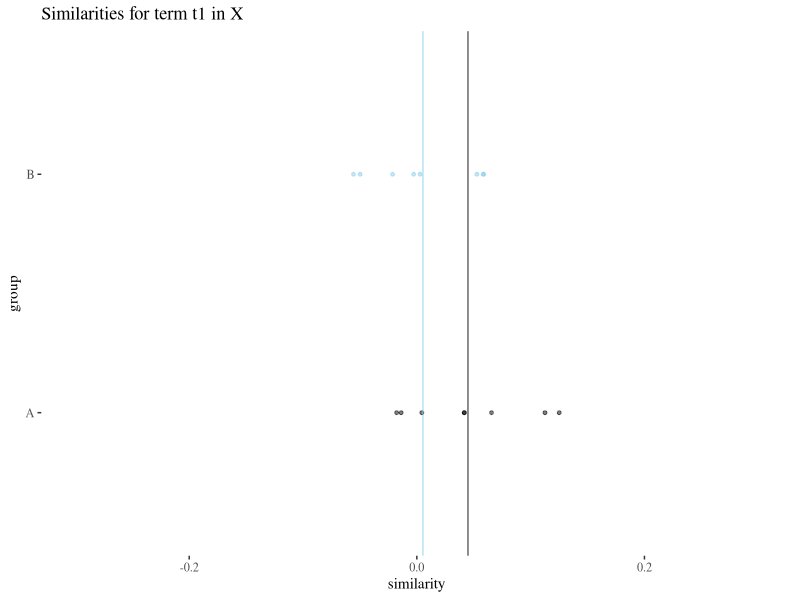
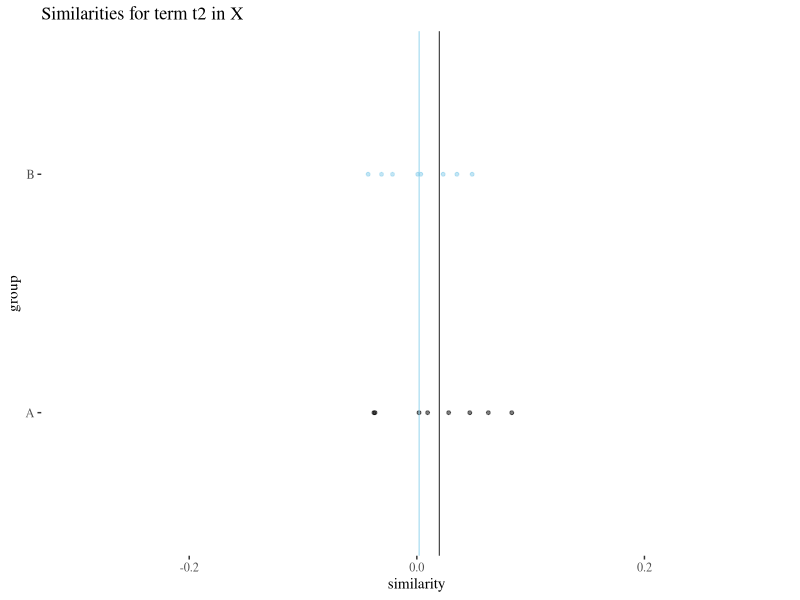
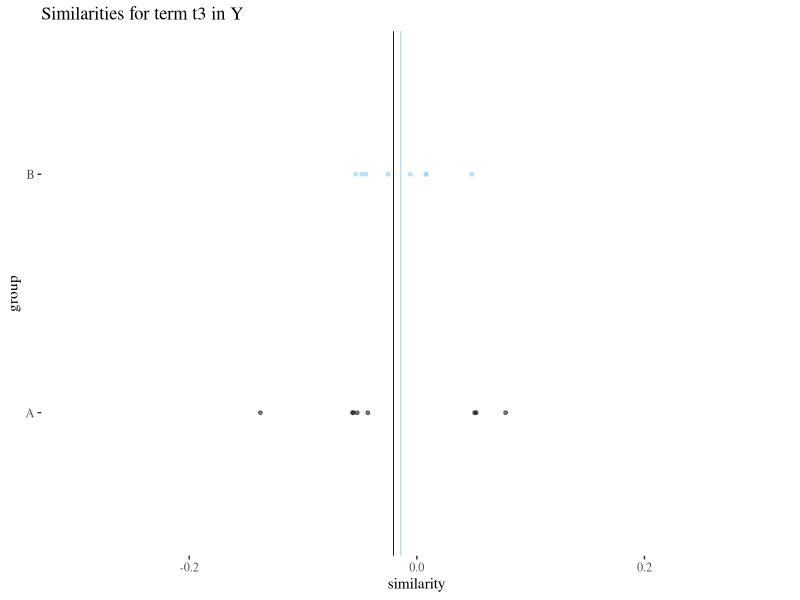
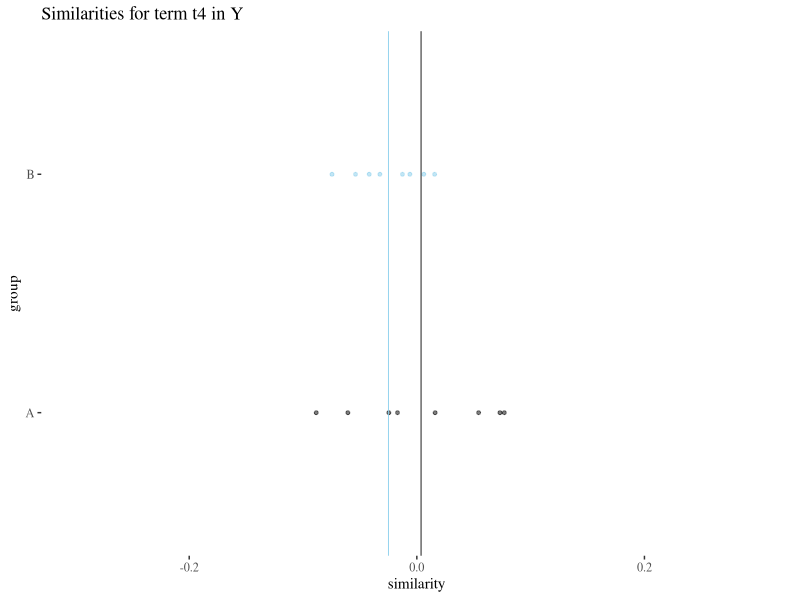
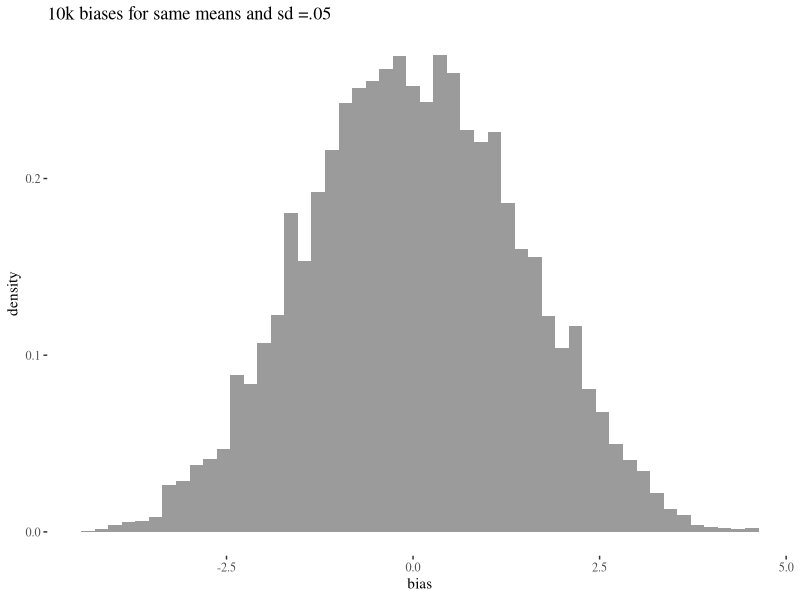
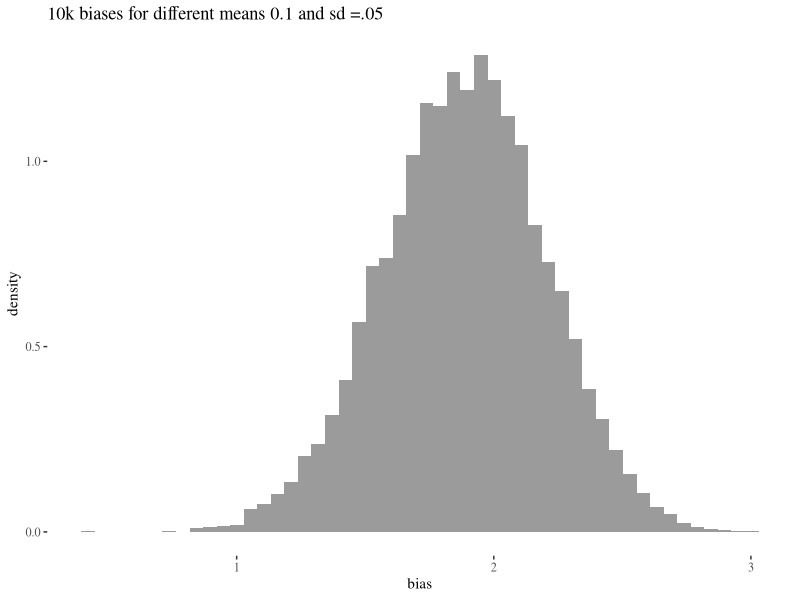

The R script that drew these images, in order: (Note: a time limit stopped this script after it produced the figures.)
# Simulation with more examples 

# Based on the WEAT 7 example:
# Math: math, algebra, geometry, calculus, equations, computation, numbers, addition.
# Arts: poetry, art, dance, literature, novel, symphony, drama, sculpture.
# Male terms: male, man, boy, brother, he, him, his, son.
# Female terms: female, woman, girl, sister, she, her, hers, daughter.

knitr::opts_knit$set(root.dir = '../')
library(ggplot2)
library(ggthemes)
library(gridExtra)
library(grid)

# BASIC SIMULATION -> samples=5, mean=0, st=0.05

# X = {t1,t2,t3,t4,t5,t6,t7,t8}, Y = {t9,t10,t11,t12,t13,t14,t15,t16}

set.seed(123456)
t1 <- data.frame(A  = rnorm(8,0,0.05), B = rnorm(8,0,0.05))
t2 <- data.frame(A  = rnorm(8,0,0.05), B = rnorm(8,0,0.05))
t3 <- data.frame(A  = rnorm(8,0,0.05), B = rnorm(8,0,0.05))
t4 <- data.frame(A  = rnorm(8,0,0.05), B = rnorm(8,0,0.05))
t5 <- data.frame(A  = rnorm(8,0,0.05), B = rnorm(8,0,0.05))
t6 <- data.frame(A  = rnorm(8,0,0.05), B = rnorm(8,0,0.05))
t7 <- data.frame(A  = rnorm(8,0,0.05), B = rnorm(8,0,0.05))
t8 <- data.frame(A  = rnorm(8,0,0.05), B = rnorm(8,0,0.05))
t9 <- data.frame(A  = rnorm(8,0,0.05), B = rnorm(8,0,0.05))
t10 <- data.frame(A  = rnorm(8,0,0.05), B = rnorm(8,0,0.05))
t11 <- data.frame(A  = rnorm(8,0,0.05), B = rnorm(8,0,0.05))
t12 <- data.frame(A  = rnorm(8,0,0.05), B = rnorm(8,0,0.05))
t13 <- data.frame(A  = rnorm(8,0,0.05), B = rnorm(8,0,0.05))
t14 <- data.frame(A  = rnorm(8,0,0.05), B = rnorm(8,0,0.05))
t15 <- data.frame(A  = rnorm(8,0,0.05), B = rnorm(8,0,0.05))
t16 <- data.frame(A  = rnorm(8,0,0.05), B = rnorm(8,0,0.05))

xlimits <- c(-.3,.3)

t1Plot <- ggplot(t1)+geom_point(aes(y = 0, x = A), size = 1, alpha = 0.5)+geom_point(aes(y = 0.1, x = B), col = "skyblue", size = 1, alpha = 0.5)+theme_tufte()+xlab("similarity")+scale_y_continuous(limits = c(-.05,.15),breaks = c(0,0.1), labels = c("A","B"))+ylab("group") + geom_vline(aes(xintercept = mean(A)), size = 0.3) + geom_vline(aes(xintercept = mean(B)), size = 0.3, col = "skyblue") +ggtitle("Similarities for term t1 in X")+xlim(xlimits)
t2Plot <- ggplot(t2)+geom_point(aes(y = 0, x = A), size = 1, alpha = 0.5)+geom_point(aes(y = 0.1, x = B), col = "skyblue", size = 1, alpha = 0.5)+theme_tufte()+xlab("similarity")+scale_y_continuous(limits = c(-.05,.15),breaks = c(0,0.1), labels = c("A","B"))+ylab("group") + geom_vline(aes(xintercept = mean(A)), size = 0.3) + geom_vline(aes(xintercept = mean(B)), size = 0.3, col = "skyblue") +ggtitle("Similarities for term t2 in X")+xlim(xlimits)
t3Plot <- ggplot(t3)+geom_point(aes(y = 0, x = A), size = 1, alpha = 0.5)+geom_point(aes(y = 0.1, x = B), col = "skyblue", size = 1, alpha = 0.5)+theme_tufte()+xlab("similarity")+scale_y_continuous(limits = c(-.05,.15),breaks = c(0,0.1), labels = c("A","B"))+ylab("group") + geom_vline(aes(xintercept = mean(A)), size = 0.3) + geom_vline(aes(xintercept = mean(B)), size = 0.3, col = "skyblue") +ggtitle("Similarities for term t3 in Y")+xlim(xlimits)
t4Plot <- ggplot(t4)+geom_point(aes(y = 0, x = A), size = 1, alpha = 0.5)+geom_point(aes(y = 0.1, x = B), col = "skyblue", size = 1, alpha = 0.5)+theme_tufte()+xlab("similarity")+scale_y_continuous(limits = c(-.05,.15),breaks = c(0,0.1), labels = c("A","B"))+ylab("group") + geom_vline(aes(xintercept = mean(A)), size = 0.3) + geom_vline(aes(xintercept = mean(B)), size = 0.3, col = "skyblue") +ggtitle("Similarities for term t4 in Y")+xlim(xlimits)
# grid.arrange(t1Plot,t2Plot, t3Plot, t4Plot, ncol=2)

t1Plot
t2Plot
t3Plot
t4Plot

# CALCULATE BIAS FROM SIMULATION

s <- function (table){ mean(table$A) - mean(table$B)}
whole <- rbind(t1,t2,t3,t4,t5,t6,t7,t8,t9,t10,t11,t12,t13,t14,t15,t16)
# st from all samples
rawsd <- sd(c(whole$A,whole$B))
# st from the means 
factor <- sd(c(s(t1),s(t2),s(t3),s(t4),s(t5),s(t6),s(t7),s(t8),s(t9),s(t10),s(t11),s(t12),s(t13),s(t14),s(t15),s(t16)))
rawsd/factor
numerator <-  mean(s(t1),s(t2),s(t3),s(t4),s(t5),s(t6),s(t7),s(t8)) - mean(s(t9),s(t10),s(t11),s(t12),s(t13),s(t14),s(t15),s(t16))
print(list(factor = factor,numerator = numerator, bias = numerator / factor))


# SIMULATION FOR SAME MEANS AND SMALL STD
biasesD1 <- numeric(10000)

for(i in 1:10000){
  t1 <- data.frame(A  = rnorm(8,0,0.05), B = rnorm(8,0,0.05))
  t2 <- data.frame(A  = rnorm(8,0,0.05), B = rnorm(8,0,0.05))
  t3 <- data.frame(A  = rnorm(8,0,0.05), B = rnorm(8,0,0.05))
  t4 <- data.frame(A  = rnorm(8,0,0.05), B = rnorm(8,0,0.05))
  t5 <- data.frame(A  = rnorm(8,0,0.05), B = rnorm(8,0,0.05))
  t6 <- data.frame(A  = rnorm(8,0,0.05), B = rnorm(8,0,0.05))
  t7 <- data.frame(A  = rnorm(8,0,0.05), B = rnorm(8,0,0.05))
  t8 <- data.frame(A  = rnorm(8,0,0.05), B = rnorm(8,0,0.05))
  t9 <- data.frame(A  = rnorm(8,0,0.05), B = rnorm(8,0,0.05))
  t10 <- data.frame(A  = rnorm(8,0,0.05), B = rnorm(8,0,0.05))
  t11 <- data.frame(A  = rnorm(8,0,0.05), B = rnorm(8,0,0.05))
  t12 <- data.frame(A  = rnorm(8,0,0.05), B = rnorm(8,0,0.05))
  t13 <- data.frame(A  = rnorm(8,0,0.05), B = rnorm(8,0,0.05))
  t14 <- data.frame(A  = rnorm(8,0,0.05), B = rnorm(8,0,0.05))
  t15 <- data.frame(A  = rnorm(8,0,0.05), B = rnorm(8,0,0.05))
  t16 <- data.frame(A  = rnorm(8,0,0.05), B = rnorm(8,0,0.05))
  
  factorD1 <- sd(c(s(t1),s(t2),s(t3),s(t4),s(t5),s(t6),s(t7),s(t8),s(t9),s(t10),s(t11),s(t12),s(t13),s(t14),s(t15),s(t16)))
  numeratorD1 <-  mean(s(t1),s(t2),s(t3),s(t4),s(t5),s(t6),s(t7),s(t8)) - mean(s(t9),s(t10),s(t11),s(t12),s(t13),s(t14),s(t15),s(t16))
  biasesD1[i] <- numeratorD1/factorD1
}

ggplot()+geom_histogram(aes(x=biasesD1, y = ..density..), alpha = 0.6, bins=50)+
  theme_tufte()+labs(title="10k biases for same means and sd =.05")+ xlab("bias")



# SIMULATION FOR DIFFERENT MEANS (0.1) AND SMALL STD DEVIATION 
biasesD1 <- numeric(10000)

for(i in 1:10000){
  t1 <- data.frame(A  = rnorm(8,.1,0.05), B = rnorm(8,0,0.05))
  t2 <- data.frame(A  = rnorm(8,.1,0.05), B = rnorm(8,0,0.05))
  t3 <- data.frame(A  = rnorm(8,.1,0.05), B = rnorm(8,0,0.05))
  t4 <- data.frame(A  = rnorm(8,.1,0.05), B = rnorm(8,0,0.05))
  t5 <- data.frame(A  = rnorm(8,.1,0.05), B = rnorm(8,0,0.05))
  t6 <- data.frame(A  = rnorm(8,.1,0.05), B = rnorm(8,0,0.05))
  t7 <- data.frame(A  = rnorm(8,.1,0.05), B = rnorm(8,0,0.05))
  t8 <- data.frame(A  = rnorm(8,.1,0.05), B = rnorm(8,0,0.05))
  t9 <- data.frame(A  = rnorm(8,0,0.05), B = rnorm(8,.1,0.05))
  t10 <- data.frame(A  = rnorm(8,0,0.05), B = rnorm(8,.1,0.05))
  t11 <- data.frame(A  = rnorm(8,0,0.05), B = rnorm(8,.1,0.05))
  t12 <- data.frame(A  = rnorm(8,0,0.05), B = rnorm(8,.1,0.05))
  t13 <- data.frame(A  = rnorm(8,0,0.05), B = rnorm(8,.1,0.05))
  t14 <- data.frame(A  = rnorm(8,0,0.05), B = rnorm(8,.1,0.05))
  t15 <- data.frame(A  = rnorm(8,0,0.05), B = rnorm(8,.1,0.05))
  t16 <- data.frame(A  = rnorm(8,0,0.05), B = rnorm(8,.1,0.05))
  
  factorD1 <- sd(c(s(t1),s(t2),s(t3),s(t4),s(t5),s(t6),s(t7),s(t8),s(t9),s(t10),s(t11),s(t12),s(t13),s(t14),s(t15),s(t16)))
  numeratorD1 <-  mean(s(t1),s(t2),s(t3),s(t4),s(t5),s(t6),s(t7),s(t8)) - mean(s(t9),s(t10),s(t11),s(t12),s(t13),s(t14),s(t15),s(t16))
  biasesD1[i] <- numeratorD1/factorD1
}

ggplot()+geom_histogram(aes(x=biasesD1, y = ..density..), alpha = 0.6, bins=50)+
  theme_tufte()+labs(title="10k biases for different means 0.1 and sd =.05")+ xlab("bias")




# SIMULATION FOR DIFFERENT MEANS (0.4) AND SMALL STD DEVIATION 
biasesD1 <- numeric(10000)

for(i in 1:10000){
  t1 <- data.frame(A  = rnorm(8,.4,0.05), B = rnorm(8,0,0.05))
  t2 <- data.frame(A  = rnorm(8,.4,0.05), B = rnorm(8,0,0.05))
  t3 <- data.frame(A  = rnorm(8,.4,0.05), B = rnorm(8,0,0.05))
  t4 <- data.frame(A  = rnorm(8,.4,0.05), B = rnorm(8,0,0.05))
  t5 <- data.frame(A  = rnorm(8,.4,0.05), B = rnorm(8,0,0.05))
  t6 <- data.frame(A  = rnorm(8,.4,0.05), B = rnorm(8,0,0.05))
  t7 <- data.frame(A  = rnorm(8,.4,0.05), B = rnorm(8,0,0.05))
  t8 <- data.frame(A  = rnorm(8,.4,0.05), B = rnorm(8,0,0.05))
  t9 <- data.frame(A  = rnorm(8,0,0.05), B = rnorm(8,.4,0.05))
  t10 <- data.frame(A  = rnorm(8,0,0.05), B = rnorm(8,.4,0.05))
  t11 <- data.frame(A  = rnorm(8,0,0.05), B = rnorm(8,.4,0.05))
  t12 <- data.frame(A  = rnorm(8,0,0.05), B = rnorm(8,.4,0.05))
  t13 <- data.frame(A  = rnorm(8,0,0.05), B = rnorm(8,.4,0.05))
  t14 <- data.frame(A  = rnorm(8,0,0.05), B = rnorm(8,.4,0.05))
  t15 <- data.frame(A  = rnorm(8,0,0.05), B = rnorm(8,.4,0.05))
  t16 <- data.frame(A  = rnorm(8,0,0.05), B = rnorm(8,.4,0.05))
  
  factorD1 <- sd(c(s(t1),s(t2),s(t3),s(t4),s(t5),s(t6),s(t7),s(t8),s(t9),s(t10),s(t11),s(t12),s(t13),s(t14),s(t15),s(t16)))
  numeratorD1 <-  mean(s(t1),s(t2),s(t3),s(t4),s(t5),s(t6),s(t7),s(t8)) - mean(s(t9),s(t10),s(t11),s(t12),s(t13),s(t14),s(t15),s(t16))
  biasesD1[i] <- numeratorD1/factorD1
}

ggplot()+geom_histogram(aes(x=biasesD1, y = ..density..), alpha = 0.6, bins=50)+
  theme_tufte()+labs(title="10k biases for different means 0.4 and sd =.05")+ xlab("bias")
